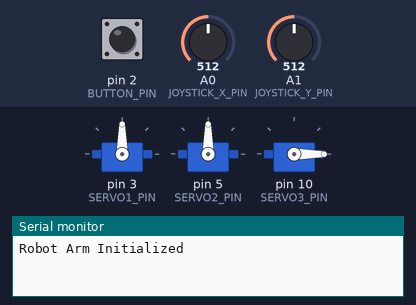
Bench run of a sketch on a simulated Arduino Uno, built with avr-gcc and run on an emulated ATmega328P. On the bench: 3 × servo, the last lines printed to the serial monitor. The test bench sets the inputs (shaded band); at power-on: pin 2 (BUTTON_PIN) HIGH, A0 (JOYSTICK_X_PIN) = 512, A1 (JOYSTICK_Y_PIN) = 512.

Above: at 1.2 s.
1.3 s: pin 2 (BUTTON_PIN) pulled LOW for 1 s
At 3.0 s:
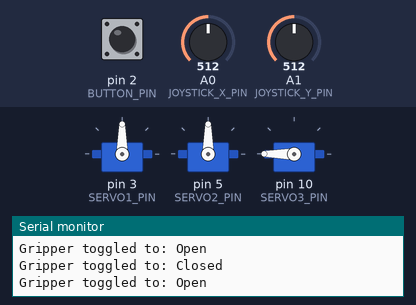
3.8 s: A0 (JOYSTICK_X_PIN) set to 716
At 4.4 s:
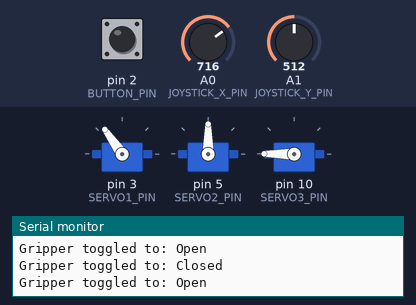
5.3 s: A1 (JOYSTICK_Y_PIN) set to 716
At 6.5 s:
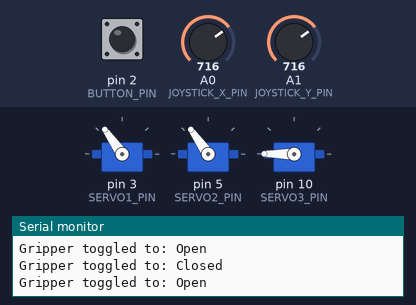
6.8 s: pin 2 (BUTTON_PIN) pulled LOW for 0.15 s
At 7.6 s:
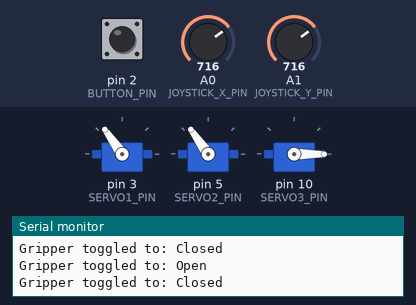
8.4 s: A0 (JOYSTICK_X_PIN) set to 900
At 8.9 s:
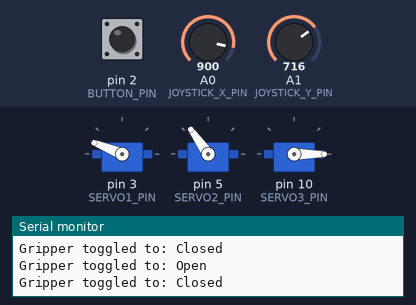
9.9 s: A1 (JOYSTICK_Y_PIN) set to 900
At 11.1 s:
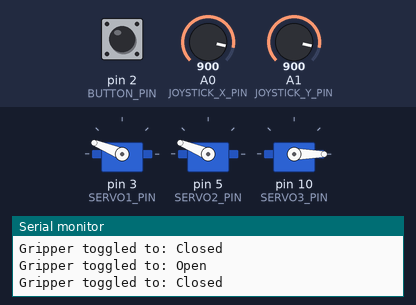
Timing chart, 0 to 12.4 s (numbered marks = the images above; inputs shaded):
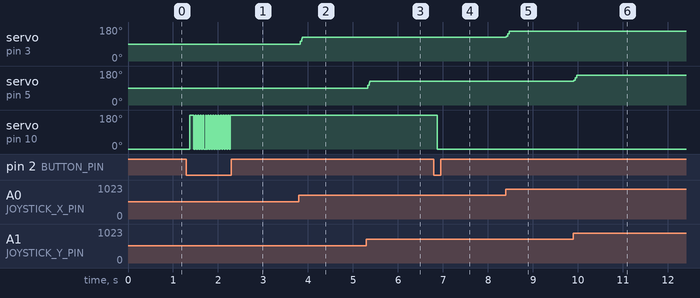

Measured:
- after the input at 1.3 s, servo on pin 10 (SERVO3_PIN): 0° → 180° after 0.07 s, then repeats every 0.06 s: 0° 0.03 s, 180° 0.03 s, until it stays 180° from 2.3 s
- after the input at 3.8 s, servo on pin 3 (SERVO1_PIN): 90° → 125° at once
- after the input at 5.3 s, servo on pin 5 (SERVO2_PIN): 90° → 125° at once
- after the input at 6.8 s, servo on pin 10 (SERVO3_PIN): 180° → 0° after 0.07 s
- after the input at 8.4 s, servo on pin 3 (SERVO1_PIN): 125° → 158° at once
- after the input at 9.9 s, servo on pin 5 (SERVO2_PIN): 125° → 158° at once

The sketch:

Robotarm.ino
```cpp
#include <Servo.h>

// Pin definitions
const int JOYSTICK_X_PIN = A0;     // Joystick X-axis
const int JOYSTICK_Y_PIN = A1;     // Joystick Y-axis
const int BUTTON_PIN = 2;          // Joystick button
const int SERVO1_PIN = 3;          // Base servo
const int SERVO2_PIN = 5;         // Arm servo
const int SERVO3_PIN = 10;         // Catch servo (gripper)


// Servo position limits and initials
const int MIN_ANGLE = 0;           // Minimum servo angle
const int MAX_ANGLE = 180;         // Maximum servo angle
const int NEUTRAL_ANGLE = 90;      // Center position
const int CLOSED_ANGLE = 0;        // Gripper closed
const int OPEN_ANGLE = 180;        // Gripper open

// Joystick settings in order to be more stable
const unsigned long DEBOUNCE_DELAY = 50;  // ms to ignore button chatter
const int DEADZONE = 50;
const int JOYSTICK_CENTER = 512;

// Servo objects
Servo servo1;
Servo servo2;
Servo servo3;

int servo1Pos = NEUTRAL_ANGLE;     // Current position servo1
int servo2Pos = NEUTRAL_ANGLE;     // Current position servo2
bool gripperOpen = false;          // Gripper state
int lastButtonState = HIGH;        // Previous button state
unsigned long lastDebounceTime = 0; // Timestamp of last button state change

// For joystick smoothing
const int SMOOTH_SAMPLES = 5;      // Number of samples for averaging
int xSamples[SMOOTH_SAMPLES];      // Array for X readings
int ySamples[SMOOTH_SAMPLES];      // Array for Y readings
int sampleIndex = 0;               // Current sample index

void setup() {
  // Attach servos
  servo1.attach(SERVO1_PIN);
  servo2.attach(SERVO2_PIN);
  servo3.attach(SERVO3_PIN);

  // Initialize gripper to closed
  servo3.write(CLOSED_ANGLE);

  // Initialize Serial Monitor
  Serial.begin(9600);
  Serial.println("Robot Arm Initialized");

  // Initialize sample arrays to neutral
  for (int i = 0; i < SMOOTH_SAMPLES; i++) {
    xSamples[i] = 512;  // Joystick center raw value
    ySamples[i] = 512;
  }
}

void loop() {
  // Read and smooth joystick values
  readAndSmoothJoystick();
  // Get averaged values
  int xAvg = getAverage(xSamples);
  int yAvg = getAverage(ySamples);

  // Apply deadzone: Snap to center if within threshold
  if (abs(xAvg - JOYSTICK_CENTER) < DEADZONE) {
    xAvg = JOYSTICK_CENTER;
  }
  if (abs(yAvg - JOYSTICK_CENTER) < DEADZONE) {
    yAvg = JOYSTICK_CENTER;
  }
  // Map smoothed values to servo positions
  servo1Pos = map(xAvg, 0, 1023, MIN_ANGLE, MAX_ANGLE);
  servo2Pos = map(yAvg, 0, 1023, MIN_ANGLE, MAX_ANGLE);

  // Clamp positions to safe range
  servo1Pos = constrain(servo1Pos, MIN_ANGLE, MAX_ANGLE);
  servo2Pos = constrain(servo2Pos, MIN_ANGLE, MAX_ANGLE);

  // Update main servos
  servo1.write(servo1Pos);
  servo2.write(servo2Pos);

  // Handle button for gripper toggle
  handleButton();


  // delay for smooth
  delay(15);
}

void readAndSmoothJoystick() {
  int xRaw = analogRead(JOYSTICK_X_PIN);
  int yRaw = analogRead(JOYSTICK_Y_PIN);

  // Store in circular buffer
  xSamples[sampleIndex] = xRaw;
  ySamples[sampleIndex] = yRaw;

  // Increment index, wrap around
  sampleIndex = (sampleIndex + 1) % SMOOTH_SAMPLES;
}

// calculate average
int getAverage(int samples[]) {
  long sum = 0;
  for (int i = 0; i < SMOOTH_SAMPLES; i++) {
    sum += samples[i];
  }
  return sum / SMOOTH_SAMPLES;
}

void handleButton() {
  int currentButtonState = digitalRead(BUTTON_PIN);

  // Check if state changed
  if (currentButtonState != lastButtonState) {
    lastDebounceTime = millis();  // Reset debounce timer
  }

  // If stable for DEBOUNCE_DELAY, process
  if ((millis() - lastDebounceTime) > DEBOUNCE_DELAY) {
    if (currentButtonState == LOW) {  // Button pressed
      gripperOpen = !gripperOpen;    // Toggle state
      int targetAngle = gripperOpen ? OPEN_ANGLE : CLOSED_ANGLE;
      servo3.write(targetAngle);
      Serial.print("Gripper toggled to: ");
      Serial.println(gripperOpen ? "Open" : "Closed");
    }
  }

  // Update last state
  lastButtonState = currentButtonState;
}
```
